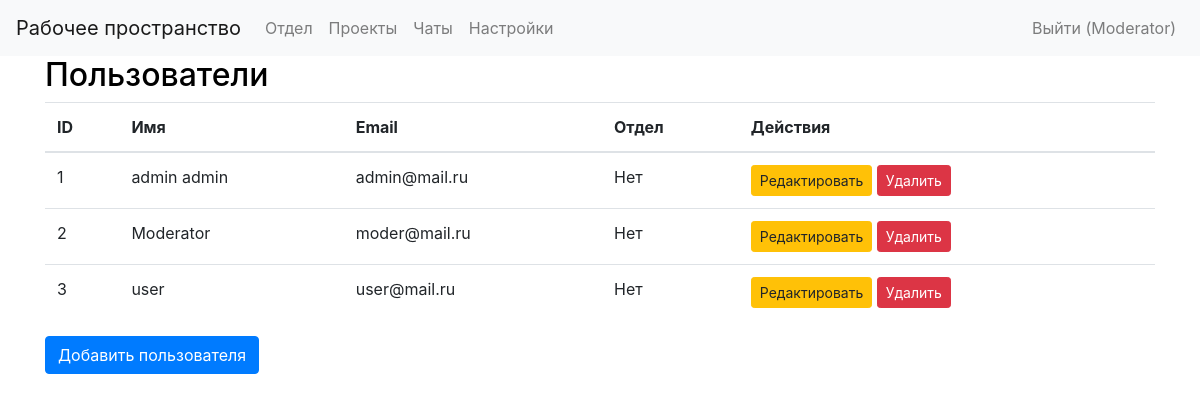
Screenshot of /users (signed in) with the database file from the repository.
### app/models.py (models this page shows, shortened)
class User(db.Model, UserMixin):
    id = db.Column(db.Integer, primary_key=True)
    name = db.Column(db.String(50), nullable=False)
    email = db.Column(db.String(120), unique=True, nullable=False)
    password = db.Column(db.String(200), nullable=False)
    role_id = db.Column(db.Integer, db.ForeignKey('role.id'))
    department_id = db.Column(db.Integer, db.ForeignKey('department.id'))
    registered_on = db.Column(db.DateTime)

### app/views.py (the view)
@app.route('/users')
@login_required
def users():
    form = RegistrationForm()
    users = User.query.all()
    return render_template('users.html', users=users, form=form, theme_value=get_theme_value())

### app/__init__.py (called while the page is built)
@login_manager.user_loader
def load_user(user_id):
    return models.User.query.get(int(user_id))

### app/views.py (called while the page is built)
def get_theme_value():
    if current_user.is_authenticated:  # Проверяем, аутентифицирован ли пользователь
        theme_setting = Setting.query.filter_by(user_id=current_user.id, key='theme').first()
        return theme_setting.value == 'dark' if theme_setting else False
    return False  # Если пользователь не аутентифицирован, возвращаем значение по умолчанию

### app/templates/users.html (shortened to what this page needs)
{% extends "base.html" %}
{% block content %}
<h2>Пользователи</h2>
<table class="table">
   <thead>
      <tr>
          <th>ID</th>
          <th>Имя</th>
          <th>Email</th>
          <th>Отдел</th>
          <th>Действия</th>
      </tr>
   </thead>
   <tbody>
      {% for user in users %}
      <tr>
          <td>{{ user.id }}</td>
          <td>{{ user.name }}</td>
          <td>{{ user.email }}</td>
          <td>{{ user.department.name if user.department else 'Нет' }}</td>
          <td>
              <a href="{{ url_for('edit_user', user_id=user.id) }}" class="btn btn-warning btn-sm">Редактировать</a>
              <form action="{{ url_for('delete_user', user_id=user.id) }}" method="POST" style="display:inline;">
   <button type="submit" class="btn btn-danger btn-sm">Удалить</button>
              </form>
          </td>
      </tr>
      {% else %}
      <tr><td colspan="5">Нет доступных пользователей.</td></tr>
      {% endfor %}
   </tbody>
</table>
<a href="{{ url_for('register') }}" class="btn btn-primary">Добавить пользователя</a>
{% endblock %}

### app/templates/base.html (shortened to what this page needs)
<!DOCTYPE html>
<html lang="en">
<head>
    <link rel="stylesheet" href="https://stackpath.bootstrapcdn.com/bootstrap/4.5.2/css/bootstrap.min.css">
    <link rel="stylesheet" href="{{ url_for('static', filename='css/styles.css') }}">
</head>
<body class="{{ 'dark' if theme_value else 'light' }}">
    <nav class="navbar navbar-expand-lg {{ 'bg-dark text-light' if theme_value else 'bg-light navbar-light' }}">
        <a class="navbar-brand" href="{{ url_for('index') }}">Рабочее пространство</a>
        <div class="collapse navbar-collapse" id="navbarNav">
            <ul class="navbar-nav mr-auto">
                <li class="nav-item"><a class="nav-link" href="{{ url_for('new_department') }}">Отдел</a></li>
                <li class="nav-item"><a class="nav-link" href="{{ url_for('new_project') }}">Проекты</a></li>
                <li class="nav-item"><a class="nav-link" href="{{ url_for('chat_list') }}">Чаты</a></li>
                <li class="nav-item"><a class="nav-link" href="{{ url_for('settings') }}">Настройки</a></li>
            </ul>
            <ul class="navbar-nav ml-auto">
                {% if current_user.is_authenticated %}
                <li class="nav-item"><a class="nav-link" href="{{ url_for('logout') }}">Выйти ({{ current_user.name
                        }})</a></li>
                {% else %}
                <li class="nav-item"><a class="nav-link" href="{{ url_for('register') }}">Регистрация</a></li>
                <li class="nav-item"><a class="nav-link" href="{{ url_for('login') }}">Войти</a></li>
                {% endif %}
            </ul>
        </div>
    </nav>
    <div class="container">
        {% block content %}
        {% endblock %}
    </div>
</body>
</html>

### app/static/css/styles.css (style rules this page uses)
body { transition: background-color 0.5s, color 0.5s; }
body.light { background-color: white; color: black; }
.btn { transition: background-color 0.5s, color 0.5s; }
.btn-primary { background-color: #007bff; color: white; }
a { color: #ddd; }

### rows the page displays
User: name "Moderator", id "2", email "moder@mail.ru", department "Нет"
User: id "1", name "admin admin", email "admin@mail.ru", department "Нет"
User: id "3", name "user", email "user@mail.ru", department "Нет"
